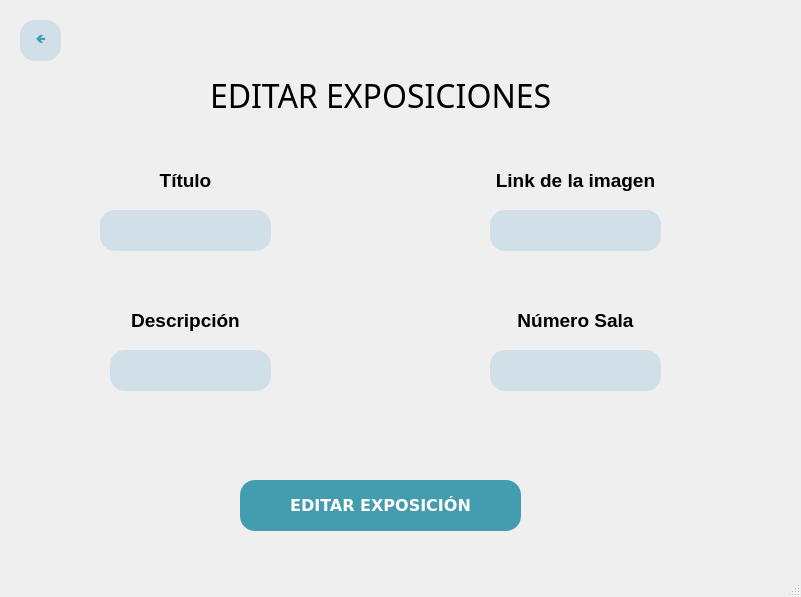
<?xml version="1.0" encoding="UTF-8"?>
<ui version="4.0">
 <class>MainWindow</class>
 <widget class="QMainWindow" name="MainWindow">
  <property name="geometry">
   <rect>
    <x>0</x>
    <y>0</y>
    <width>801</width>
    <height>597</height>
   </rect>
  </property>
  <property name="windowTitle">
   <string>MainWindow</string>
  </property>
  <widget class="QWidget" name="centralwidget">
   <widget class="QLabel" name="Titulo">
    <property name="geometry">
     <rect>
      <x>210</x>
      <y>50</y>
      <width>911</width>
      <height>91</height>
     </rect>
    </property>
    <property name="font">
     <font>
      <family>Bell MT</family>
      <pointsize>24</pointsize>
      <weight>50</weight>
      <bold>false</bold>
     </font>
    </property>
    <property name="text">
     <string>&lt;html&gt;&lt;head/&gt;&lt;body&gt;&lt;p&gt;EDITAR EXPOSICIONES&lt;/p&gt;&lt;/body&gt;&lt;/html&gt;</string>
    </property>
   </widget>
   <widget class="QLabel" name="label_2">
    <property name="geometry">
     <rect>
      <x>80</x>
      <y>300</y>
      <width>211</width>
      <height>41</height>
     </rect>
    </property>
    <property name="text">
     <string>&lt;html&gt;&lt;head/&gt;&lt;body&gt;&lt;p align=&quot;center&quot;&gt;&lt;span style=&quot; font-size:14pt; font-weight:600;&quot;&gt;Descripción&lt;/span&gt;&lt;/p&gt;&lt;/body&gt;&lt;/html&gt;</string>
    </property>
   </widget>
   <widget class="QLineEdit" name="Titulo_entrada">
    <property name="geometry">
     <rect>
      <x>100</x>
      <y>210</y>
      <width>171</width>
      <height>41</height>
     </rect>
    </property>
    <property name="styleSheet">
     <string notr="true">border-radius: 15px;
background-color: rgb(208, 223, 232);</string>
    </property>
   </widget>
   <widget class="QLineEdit" name="Imagen_entrada">
    <property name="geometry">
     <rect>
      <x>490</x>
      <y>210</y>
      <width>171</width>
      <height>41</height>
     </rect>
    </property>
    <property name="styleSheet">
     <string notr="true">border-radius: 15px;
background-color: rgb(208, 223, 232);</string>
    </property>
   </widget>
   <widget class="QLineEdit" name="Descripcion_entrada">
    <property name="geometry">
     <rect>
      <x>110</x>
      <y>350</y>
      <width>161</width>
      <height>41</height>
     </rect>
    </property>
    <property name="styleSheet">
     <string notr="true">border-radius: 15px;
background-color: rgb(208, 223, 232);</string>
    </property>
   </widget>
   <widget class="QLabel" name="label_8">
    <property name="geometry">
     <rect>
      <x>470</x>
      <y>300</y>
      <width>211</width>
      <height>41</height>
     </rect>
    </property>
    <property name="text">
     <string>&lt;html&gt;&lt;head/&gt;&lt;body&gt;&lt;p align=&quot;center&quot;&gt;&lt;span style=&quot; font-size:14pt; font-weight:600;&quot;&gt;Número Sala&lt;/span&gt;&lt;/p&gt;&lt;/body&gt;&lt;/html&gt;</string>
    </property>
   </widget>
   <widget class="QLabel" name="label_4">
    <property name="geometry">
     <rect>
      <x>470</x>
      <y>160</y>
      <width>211</width>
      <height>41</height>
     </rect>
    </property>
    <property name="text">
     <string>&lt;html&gt;&lt;head/&gt;&lt;body&gt;&lt;p align=&quot;center&quot;&gt;&lt;span style=&quot; font-size:14pt; font-weight:600;&quot;&gt;Link de la imagen&lt;/span&gt;&lt;/p&gt;&lt;/body&gt;&lt;/html&gt;</string>
    </property>
   </widget>
   <widget class="QPushButton" name="BotonEditarExposicion">
    <property name="geometry">
     <rect>
      <x>240</x>
      <y>480</y>
      <width>281</width>
      <height>51</height>
     </rect>
    </property>
    <property name="palette">
     <palette>
      <active>
       <colorrole role="WindowText">
        <brush brushstyle="SolidPattern">
         <color alpha="255">
          <red>255</red>
          <green>255</green>
          <blue>255</blue>
         </color>
        </brush>
       </colorrole>
       <colorrole role="Button">
        <brush brushstyle="SolidPattern">
         <color alpha="255">
          <red>67</red>
          <green>157</green>
          <blue>175</blue>
         </color>
        </brush>
       </colorrole>
       <colorrole role="Text">
        <brush brushstyle="SolidPattern">
         <color alpha="255">
          <red>255</red>
          <green>255</green>
          <blue>255</blue>
         </color>
        </brush>
       </colorrole>
       <colorrole role="ButtonText">
        <brush brushstyle="SolidPattern">
         <color alpha="255">
          <red>255</red>
          <green>255</green>
          <blue>255</blue>
         </color>
        </brush>
       </colorrole>
       <colorrole role="Base">
        <brush brushstyle="SolidPattern">
         <color alpha="255">
          <red>67</red>
          <green>157</green>
          <blue>175</blue>
         </color>
        </brush>
       </colorrole>
       <colorrole role="Window">
        <brush brushstyle="SolidPattern">
         <color alpha="255">
          <red>67</red>
          <green>157</green>
          <blue>175</blue>
         </color>
        </brush>
       </colorrole>
      </active>
      <inactive>
       <colorrole role="WindowText">
        <brush brushstyle="SolidPattern">
         <color alpha="255">
          <red>255</red>
          <green>255</green>
          <blue>255</blue>
         </color>
        </brush>
       </colorrole>
       <colorrole role="Button">
        <brush brushstyle="SolidPattern">
         <color alpha="255">
          <red>67</red>
          <green>157</green>
          <blue>175</blue>
         </color>
        </brush>
       </colorrole>
       <colorrole role="Text">
        <brush brushstyle="SolidPattern">
         <color alpha="255">
          <red>255</red>
          <green>255</green>
          <blue>255</blue>
         </color>
        </brush>
       </colorrole>
       <colorrole role="ButtonText">
        <brush brushstyle="SolidPattern">
         <color alpha="255">
          <red>255</red>
          <green>255</green>
          <blue>255</blue>
         </color>
        </brush>
       </colorrole>
       <colorrole role="Base">
        <brush brushstyle="SolidPattern">
         <color alpha="255">
          <red>67</red>
          <green>157</green>
          <blue>175</blue>
         </color>
        </brush>
       </colorrole>
       <colorrole role="Window">
        <brush brushstyle="SolidPattern">
         <color alpha="255">
          <red>67</red>
          <green>157</green>
          <blue>175</blue>
         </color>
        </brush>
       </colorrole>
      </inactive>
      <disabled>
       <colorrole role="WindowText">
        <brush brushstyle="SolidPattern">
         <color alpha="255">
          <red>255</red>
          <green>255</green>
          <blue>255</blue>
         </color>
        </brush>
       </colorrole>
       <colorrole role="Button">
        <brush brushstyle="SolidPattern">
         <color alpha="255">
          <red>67</red>
          <green>157</green>
          <blue>175</blue>
         </color>
        </brush>
       </colorrole>
       <colorrole role="Text">
        <brush brushstyle="SolidPattern">
         <color alpha="255">
          <red>255</red>
          <green>255</green>
          <blue>255</blue>
         </color>
        </brush>
       </colorrole>
       <colorrole role="ButtonText">
        <brush brushstyle="SolidPattern">
         <color alpha="255">
          <red>255</red>
          <green>255</green>
          <blue>255</blue>
         </color>
        </brush>
       </colorrole>
       <colorrole role="Base">
        <brush brushstyle="SolidPattern">
         <color alpha="255">
          <red>67</red>
          <green>157</green>
          <blue>175</blue>
         </color>
        </brush>
       </colorrole>
       <colorrole role="Window">
        <brush brushstyle="SolidPattern">
         <color alpha="255">
          <red>67</red>
          <green>157</green>
          <blue>175</blue>
         </color>
        </brush>
       </colorrole>
      </disabled>
     </palette>
    </property>
    <property name="font">
     <font>
      <family>Verdana</family>
      <pointsize>12</pointsize>
      <weight>75</weight>
      <bold>true</bold>
     </font>
    </property>
    <property name="cursor">
     <cursorShape>PointingHandCursor</cursorShape>
    </property>
    <property name="styleSheet">
     <string notr="true">background-color: rgb(67, 157, 175);
color: rgb(255, 255, 255);
font-weight: bold;
font-family: 'Verdana';
border-radius: 15px;</string>
    </property>
    <property name="text">
     <string>EDITAR EXPOSICIÓN</string>
    </property>
   </widget>
   <widget class="QLineEdit" name="NumeroSala_entrada">
    <property name="geometry">
     <rect>
      <x>490</x>
      <y>350</y>
      <width>171</width>
      <height>41</height>
     </rect>
    </property>
    <property name="styleSheet">
     <string notr="true">border-radius: 15px;
background-color: rgb(208, 223, 232);</string>
    </property>
   </widget>
   <widget class="QLabel" name="label_3">
    <property name="geometry">
     <rect>
      <x>80</x>
      <y>160</y>
      <width>211</width>
      <height>41</height>
     </rect>
    </property>
    <property name="text">
     <string>&lt;html&gt;&lt;head/&gt;&lt;body&gt;&lt;p align=&quot;center&quot;&gt;&lt;span style=&quot; font-size:14pt; font-weight:600;&quot;&gt;Título&lt;/span&gt;&lt;/p&gt;&lt;/body&gt;&lt;/html&gt;</string>
    </property>
   </widget>
   <widget class="QPushButton" name="BotonAtras">
    <property name="geometry">
     <rect>
      <x>20</x>
      <y>20</y>
      <width>41</width>
      <height>41</height>
     </rect>
    </property>
    <property name="palette">
     <palette>
      <active>
       <colorrole role="WindowText">
        <brush brushstyle="SolidPattern">
         <color alpha="255">
          <red>67</red>
          <green>157</green>
          <blue>175</blue>
         </color>
        </brush>
       </colorrole>
       <colorrole role="Button">
        <brush brushstyle="SolidPattern">
         <color alpha="255">
          <red>208</red>
          <green>223</green>
          <blue>232</blue>
         </color>
        </brush>
       </colorrole>
       <colorrole role="Text">
        <brush brushstyle="SolidPattern">
         <color alpha="255">
          <red>67</red>
          <green>157</green>
          <blue>175</blue>
         </color>
        </brush>
       </colorrole>
       <colorrole role="ButtonText">
        <brush brushstyle="SolidPattern">
         <color alpha="255">
          <red>67</red>
          <green>157</green>
          <blue>175</blue>
         </color>
        </brush>
       </colorrole>
       <colorrole role="Base">
        <brush brushstyle="SolidPattern">
         <color alpha="255">
          <red>208</red>
          <green>223</green>
          <blue>232</blue>
         </color>
        </brush>
       </colorrole>
       <colorrole role="Window">
        <brush brushstyle="SolidPattern">
         <color alpha="255">
          <red>208</red>
          <green>223</green>
          <blue>232</blue>
         </color>
        </brush>
       </colorrole>
      </active>
      <inactive>
       <colorrole role="WindowText">
        <brush brushstyle="SolidPattern">
         <color alpha="255">
          <red>67</red>
          <green>157</green>
          <blue>175</blue>
         </color>
        </brush>
       </colorrole>
       <colorrole role="Button">
        <brush brushstyle="SolidPattern">
         <color alpha="255">
          <red>208</red>
          <green>223</green>
          <blue>232</blue>
         </color>
        </brush>
       </colorrole>
       <colorrole role="Text">
        <brush brushstyle="SolidPattern">
         <color alpha="255">
          <red>67</red>
          <green>157</green>
          <blue>175</blue>
         </color>
        </brush>
       </colorrole>
       <colorrole role="ButtonText">
        <brush brushstyle="SolidPattern">
         <color alpha="255">
          <red>67</red>
          <green>157</green>
          <blue>175</blue>
         </color>
        </brush>
       </colorrole>
       <colorrole role="Base">
        <brush brushstyle="SolidPattern">
         <color alpha="255">
          <red>208</red>
          <green>223</green>
          <blue>232</blue>
         </color>
        </brush>
       </colorrole>
       <colorrole role="Window">
        <brush brushstyle="SolidPattern">
         <color alpha="255">
          <red>208</red>
          <green>223</green>
          <blue>232</blue>
         </color>
        </brush>
       </colorrole>
      </inactive>
      <disabled>
       <colorrole role="WindowText">
        <brush brushstyle="SolidPattern">
         <color alpha="255">
          <red>67</red>
          <green>157</green>
          <blue>175</blue>
         </color>
        </brush>
       </colorrole>
       <colorrole role="Button">
        <brush brushstyle="SolidPattern">
         <color alpha="255">
          <red>208</red>
          <green>223</green>
          <blue>232</blue>
         </color>
        </brush>
       </colorrole>
       <colorrole role="Text">
        <brush brushstyle="SolidPattern">
         <color alpha="255">
          <red>67</red>
          <green>157</green>
          <blue>175</blue>
         </color>
        </brush>
       </colorrole>
       <colorrole role="ButtonText">
        <brush brushstyle="SolidPattern">
         <color alpha="255">
          <red>67</red>
          <green>157</green>
          <blue>175</blue>
         </color>
        </brush>
       </colorrole>
       <colorrole role="Base">
        <brush brushstyle="SolidPattern">
         <color alpha="255">
          <red>208</red>
          <green>223</green>
          <blue>232</blue>
         </color>
        </brush>
       </colorrole>
       <colorrole role="Window">
        <brush brushstyle="SolidPattern">
         <color alpha="255">
          <red>208</red>
          <green>223</green>
          <blue>232</blue>
         </color>
        </brush>
       </colorrole>
      </disabled>
     </palette>
    </property>
    <property name="cursor">
     <cursorShape>PointingHandCursor</cursorShape>
    </property>
    <property name="styleSheet">
     <string notr="true">background-color: rgb(208, 223, 232);
color:rgb(67, 157, 175);
font-weight: bold;
font-family: 'Verdana';
border-radius: 15px;</string>
    </property>
    <property name="text">
     <string>🡸</string>
    </property>
   </widget>
  </widget>
  <widget class="QStatusBar" name="statusbar"/>
 </widget>
 <resources/>
 <connections/>
</ui>
